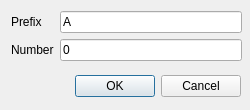
<?xml version="1.0" encoding="UTF-8"?>
<ui version="4.0">
 <class>TagResetDialog</class>
 <widget class="QDialog" name="TagResetDialog">
  <property name="geometry">
   <rect>
    <x>0</x>
    <y>0</y>
    <width>250</width>
    <height>110</height>
   </rect>
  </property>
  <property name="minimumSize">
   <size>
    <width>250</width>
    <height>110</height>
   </size>
  </property>
  <property name="maximumSize">
   <size>
    <width>250</width>
    <height>110</height>
   </size>
  </property>
  <property name="windowTitle">
   <string>Reset Tag</string>
  </property>
  <widget class="QDialogButtonBox" name="buttonBox">
   <property name="geometry">
    <rect>
     <x>60</x>
     <y>70</y>
     <width>181</width>
     <height>32</height>
    </rect>
   </property>
   <property name="orientation">
    <enum>Qt::Horizontal</enum>
   </property>
   <property name="standardButtons">
    <set>QDialogButtonBox::Cancel|QDialogButtonBox::Ok</set>
   </property>
  </widget>
  <widget class="QWidget" name="">
   <property name="geometry">
    <rect>
     <x>11</x>
     <y>11</y>
     <width>231</width>
     <height>52</height>
    </rect>
   </property>
   <layout class="QFormLayout" name="formLayout">
    <item row="0" column="0">
     <widget class="QLabel" name="prefix_label">
      <property name="text">
       <string>Prefix</string>
      </property>
     </widget>
    </item>
    <item row="0" column="1">
     <widget class="QLineEdit" name="prefix_edit">
      <property name="text">
       <string>A</string>
      </property>
      <property name="maxLength">
       <number>1</number>
      </property>
     </widget>
    </item>
    <item row="1" column="0">
     <widget class="QLabel" name="num_label">
      <property name="text">
       <string>Number</string>
      </property>
     </widget>
    </item>
    <item row="1" column="1">
     <widget class="QLineEdit" name="num_edit">
      <property name="text">
       <string>0</string>
      </property>
      <property name="maxLength">
       <number>32</number>
      </property>
     </widget>
    </item>
   </layout>
  </widget>
 </widget>
 <resources/>
 <connections>
  <connection>
   <sender>buttonBox</sender>
   <signal>accepted()</signal>
   <receiver>TagResetDialog</receiver>
   <slot>accept()</slot>
   <hints>
    <hint type="sourcelabel">
     <x>248</x>
     <y>254</y>
    </hint>
    <hint type="destinationlabel">
     <x>157</x>
     <y>274</y>
    </hint>
   </hints>
  </connection>
  <connection>
   <sender>buttonBox</sender>
   <signal>rejected()</signal>
   <receiver>TagResetDialog</receiver>
   <slot>reject()</slot>
   <hints>
    <hint type="sourcelabel">
     <x>316</x>
     <y>260</y>
    </hint>
    <hint type="destinationlabel">
     <x>286</x>
     <y>274</y>
    </hint>
   </hints>
  </connection>
 </connections>
</ui>
